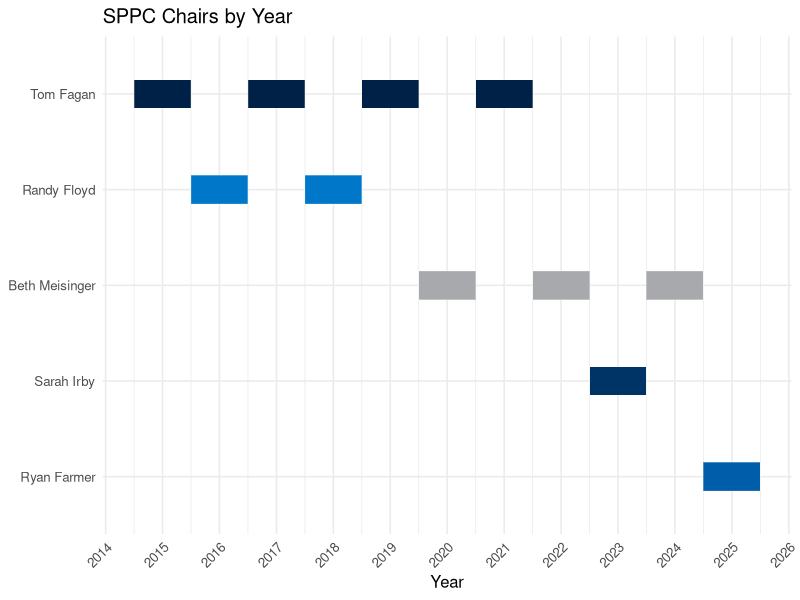

Generate this figure with R:
## ---- chunk 1
# Timeline reference:
#   - 2015, Tom Fagan
#   - 2016, Randy Floyd
#   - 2017, Tom Fagan
#   - 2018, Randy Floyd
#   - 2019, Tom Fagan
#   - 2020, Beth Meisinger
#   - 2021, Tom Fagan
#   - 2022, Beth Meisinger
#   - 2023, Sarah Irby
#   - 2024, Beth Meisinger
#   - 2025, Ryan Farmer

library(ggplot2)
library(dplyr)

df <- data.frame(
  person = c("Tom Fagan", "Randy Floyd", "Tom Fagan", "Randy Floyd", "Tom Fagan", 
             "Beth Meisinger", "Tom Fagan", "Beth Meisinger", "Sarah Irby", 
             "Beth Meisinger", "Ryan Farmer"),
  year = 2015:2025
)

df <- df %>%
  mutate(start = as.Date(paste0(year, "-01-01")),
         end = as.Date(paste0(year, "-12-31")),
         duration = as.numeric(end - start))

# Order names by first year served, reversed for top-to-bottom layout
first_years <- df %>%
  group_by(person) %>%
  summarize(first_year = min(year)) %>%
  arrange(first_year)

df$person <- factor(df$person, levels = rev(first_years$person))

uofm_colors <- c(
  "Tom Fagan" = "#002147",
  "Randy Floyd" = "#0077C8",
  "Beth Meisinger" = "#A7A9AC",
  "Sarah Irby" = "#003366",
  "Ryan Farmer" = "#005DAA"
)

ggplot(df, aes(y = person, x = start, fill = person)) +
  geom_tile(aes(width = 365, height = 0.3), color = "white") +
  scale_fill_manual(values = uofm_colors) +
  scale_x_date(date_breaks = "1 year", date_labels = "%Y") +
  theme_minimal(base_size = 12) +
  labs(title = "SPPC Chairs by Year", x = "Year", y = NULL) +
  theme(
    axis.text.x = element_text(angle = 45, hjust = 1),
    legend.position = "none"
  )
